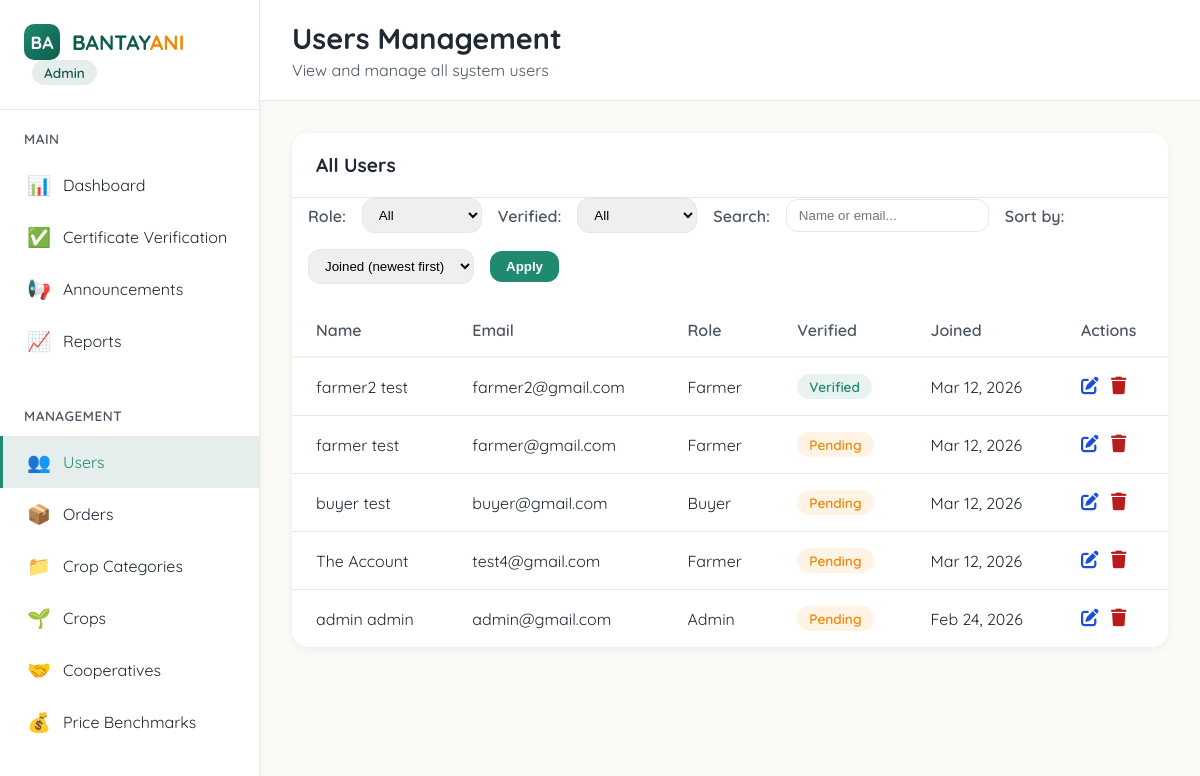
Screenshot of /admin/users.php (signed in) with the database file from the repository.
### tables this page shows
CREATE TABLE `users` (
  `user_id` int(11) NOT NULL,
  `role` enum('Farmer','Buyer','Admin') NOT NULL,
  `first_name` varchar(45) NOT NULL,
  `middle_name` varchar(45) NOT NULL,
  `last_name` varchar(45) NOT NULL,
  `email` varchar(45) NOT NULL,
  `password` varchar(255) NOT NULL,
  `contact_number` varchar(45) DEFAULT NULL,
  `address` varchar(45) NOT NULL,
  `is_verified` tinyint(4) DEFAULT 0,
  `created_at` timestamp NULL DEFAULT current_timestamp(),
  `img_path` varchar(255) DEFAULT NULL
);

### admin/users.php (the view, shortened to what this page needs)
<?php
require_once '../includes/config.php';
$filter_search = isset($_GET['search']) ? trim($_GET['search']) : '';
$sort = isset($_GET['sort']) ? trim($_GET['sort']) : 'joined_desc';
$sql = "SELECT user_id, first_name, last_name, email, role, is_verified, created_at FROM users WHERE 1=1";
switch ($sort) {
    default:            $sql .= " ORDER BY created_at DESC";
}
$stmt = $conn->prepare($sql);
$stmt->execute();
$users = $stmt->get_result()->fetch_all(MYSQLI_ASSOC);
?>
<!DOCTYPE html>
<html lang="en">
<head>
    <link href="index.php" rel="stylesheet">
    <link rel="stylesheet" href="https://cdnjs.cloudflare.com/ajax/libs/font-awesome/6.5.1/css/all.min.css">
</head>
<body>
<aside class="sidebar">
    <div class="logo-container">
        <a href="http://localhost/bantayani/index.php" class="logo">
            <div class="logo-icon">BA</div>
            <div class="logo-text">BANTAY<span>ANI</span></div>
        </a>
        <div class="admin-badge">Admin</div>
    </div>
   <div class="nav-section">
            <div class="nav-title">Main</div>
            <ul class="nav-links">
                <li><a href="index.php" class="nav-link"><span class="nav-icon">📊</span><span>Dashboard</span></a></li>
                <li><a href="verify_farmers.php" class="nav-link"><span class="nav-icon">✅</span><span>Certificate Verification</span></a></li>
                <li><a href="announcements.php" class="nav-link"><span class="nav-icon">📢</span><span>Announcements</span></a></li>
                <li><a href="../reports.php" class="nav-link"><span class="nav-icon">📈</span><span>Reports</span></a></li>
            </ul>
        </div>
        <div class="nav-section">
            <div class="nav-title">Management</div>
            <ul class="nav-links">
                <li><a href="users.php" class="nav-link active"><span class="nav-icon">👥</span><span>Users</span></a></li>
                <li><a href="orders.php" class="nav-link"><span class="nav-icon">📦</span><span>Orders</span></a></li>
                <li><a href="crop_categories.php" class="nav-link"><span class="nav-icon">📁</span><span>Crop Categories</span></a></li>
                <li><a href="crops.php" class="nav-link"><span class="nav-icon">🌱</span><span>Crops</span></a></li>
                <li><a href="cooperative.php" class="nav-link"><span class="nav-icon">🤝</span><span>Cooperatives</span></a></li>
                <li><a href="benchmarking.php" class="nav-link"><span class="nav-icon">💰</span><span>Price Benchmarks</span></a></li>
            </ul>
        </div>
</aside>
<main class="main-content">
    <div class="topbar">
        <div class="page-title">
            <h1>Users Management</h1>
            <p>View and manage all system users</p>
        </div>
    </div>
    <div class="content">
        <div class="table-card">
            <div class="table-header">
                <h3>All Users</h3>
            </div>
            <form method="GET" class="toolbar" style="display:flex; flex-wrap:wrap; gap:16px; align-items:center; margin-bottom:20px; padding: 0 16px;">
                <label style="font-weight:600; color:var(--text-light);">Role:</label>
                <select name="role" style="padding:8px 12px; border:1px solid var(--border); border-radius:var(--radius-sm); min-width:120px;">
                    <option value="">All</option>
                </select>
                <label style="font-weight:600; color:var(--text-light);">Verified:</label>
                <select name="verified" style="padding:8px 12px; border:1px solid var(--border); border-radius:var(--radius-sm); min-width:120px;">
                    <option value="">All</option>
                </select>
                <label style="font-weight:600; color:var(--text-light);">Search:</label>
                <input type="text" name="search" value="<?= htmlspecialchars($filter_search) ?>" placeholder="Name or email..." style="padding:8px 12px; border:1px solid var(--border); border-radius:var(--radius-sm); min-width:180px;">
                <label style="font-weight:600; color:var(--text-light);">Sort by:</label>
                <select name="sort" style="padding:8px 12px; border:1px solid var(--border); border-radius:var(--radius-sm); min-width:160px;">
                    <option value="joined_desc" <?= $sort === 'joined_desc' ? 'selected' : '' ?>>Joined (newest first)</option>
                </select>
                <button type="submit" style="padding:8px 16px; background:var(--green); color:white; border:none; border-radius:var(--radius-sm); font-weight:600; cursor:pointer;">Apply</button>
            </form>
            <table class="data-table">
                <thead>
                    <tr>
                        <th>Name</th>
                        <th>Email</th>
                        <th>Role</th>
                        <th>Verified</th>
                        <th>Joined</th>
                        <th>Actions</th>
                    </tr>
                </thead>
                <tbody>
                <?php if (!empty($users)): ?>
                    <?php foreach ($users as $user): ?>
                        <tr>
                            <td><?= htmlspecialchars($user['first_name'].' '.$user['last_name']) ?></td>
                            <td><?= htmlspecialchars($user['email']) ?></td>
                            <td><?= htmlspecialchars($user['role']) ?></td>
                            <td>
                                <?= $user['is_verified'] ?
                                    '<span class="status-badge status-confirmed">Verified</span>' :
                                    '<span class="status-badge status-pending">Pending</span>' ?>
                            </td>
                            <td><?= date('M d, Y', strtotime($user['created_at'])) ?></td>
                            <td>
                                <button class="icon-btn edit-btn"
                                    onclick="openEditModal(
                                        <?= $user['user_id'] ?>,
                                        '<?= $user['role'] ?>',
                                        <?= $user['is_verified'] ?>
                                    )">
                                    <i class="fa-solid fa-pen-to-square"></i>
                                </button>
                                <button class="icon-btn delete-btn"
                                    onclick="openDeleteModal(<?= $user['user_id'] ?>)">
                                    <i class="fa-solid fa-trash"></i>
                                </button>
                            </td>
                        </tr>
                    <?php endforeach; ?>
                <?php endif; ?>
                </tbody>
            </table>
        </div>
    </div>
</main>
</body>
</html>

### rows the page displays
users: first_name+last_name "farmer2 test", email "farmer2@gmail.com", role "Farmer", is_verified "Verified", created_at "Mar 12, 2026"
users: first_name+last_name "farmer test", email "farmer@gmail.com", role "Farmer", is_verified "Pending", created_at "Mar 12, 2026"
users: first_name+last_name "buyer test", email "buyer@gmail.com", role "Buyer", is_verified "Pending", created_at "Mar 12, 2026"
users: first_name+last_name "The Account", email "test4@gmail.com", role "Farmer", is_verified "Pending", created_at "Mar 12, 2026"
users: first_name+last_name "admin admin", email "admin@gmail.com", role "Admin", is_verified "Pending", created_at "Feb 24, 2026"
